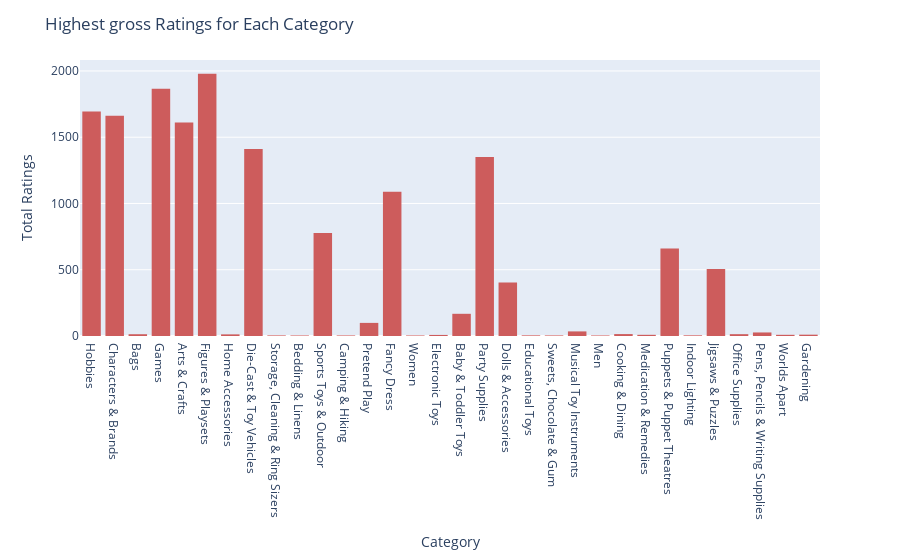

Notebook source saved alongside this figure:
### Markdown cell above
# 32 categories having 125 subcategories with over 1141 manufacturers selling over 2669 products.

### Code cell
import plotly.graph_objects as go
import pandas as pd
import plotly.express as px
e = pd.read_csv("Amazon_Dataset.csv")
df=pd.DataFrame(e)
fig = px.histogram(df, y= df['Rating'], x="category", color_discrete_sequence=['indianred'])
fig.update_layout(title_text="Highest gross Ratings for Each Category")
fig.update_xaxes(title_text="Category")
fig.update_yaxes(title_text="Total Ratings")
fig.show()

### Figure 1 — Plotly figure (JSON) as saved in the notebook; plotly's stock layout.template omitted (floating-point values rounded to 4 significant figures; data arrays with more than 128 entries replaced by an {"elided": "..."} marker saying what was removed)
{"data": [{"alignmentgroup": "True", "bingroup": "x", "histfunc": "sum", "hovertemplate": "category=%{x}<br>sum of Rating=%{y}<extra></extra>", "legendgroup": "", "marker": {"color": "indianred", "pattern": {"shape": ""}}, "name": "", "offsetgroup": "", "orientation": "v", "showlegend": false, "type": "histogram", "x": {"elided": "3373 str values"}, "xaxis": "x", "y": {"elided": "3373 float values"}, "yaxis": "y"}], "layout": {"barmode": "relative", "legend": {"tracegroupgap": 0}, "margin": {"t": 60}, "title": {"text": "Highest gross Ratings for Each Category"}, "xaxis": {"anchor": "y", "domain": [0, 1], "title": {"text": "Category"}}, "yaxis": {"anchor": "x", "domain": [0, 1], "title": {"text": "Total Ratings"}}}}
